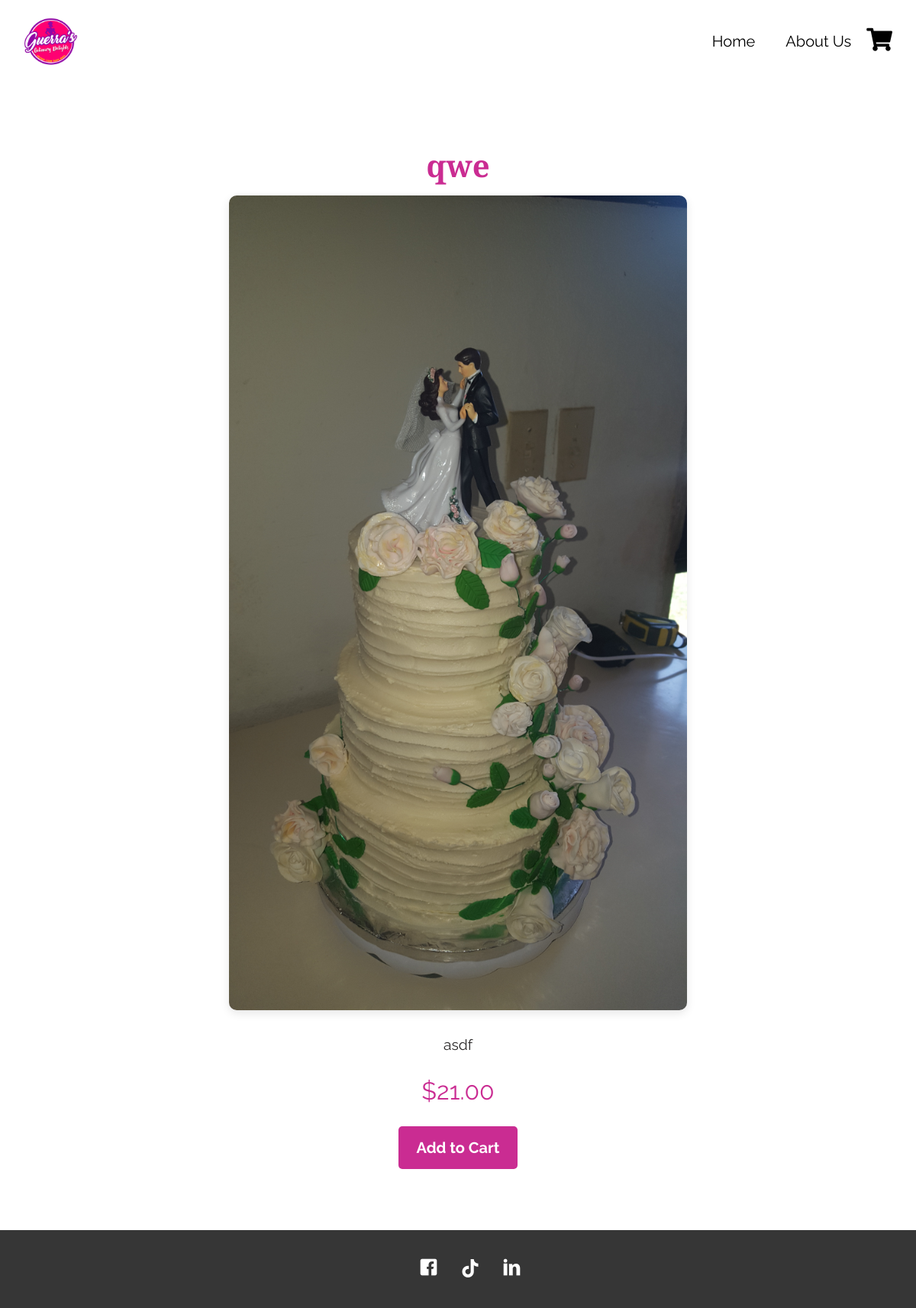
The page /product/9/ on the database its author committed.
### app/models.py (models this page shows, shortened)
class Product(models.Model):
    title=models.CharField(max_length=50)
    price=models.DecimalField(max_digits=5,decimal_places=2)
    simple_description=models.CharField(max_length=200)
    description=models.CharField(max_length=4000)
    image=models.ImageField(upload_to='photo')

### app/views.py (the view)
# urls.py: path('product/<int:product_id>/', views.product_detail, name='product_detail'),
def product_detail(request, product_id):
    product = get_object_or_404(Product, id=product_id)
    return render(request, 'product.html', {'product': product})

### app/templates/product.html
{% extends "base.html" %}
{% load static %}
{% block content %}
    <main class="product-section">
        <h3 class="product-title">{{ product.title }}</h3>
        <img src="{{ product.image.url }}" alt="{{ product.title }}" class="product-image">
        <div class="product-info">
            <p class="product-description">{{ product.description }}</p>
            <div class="product-price">${{ product.price }}</div>
            <a href="{% url 'add_to_cart' product_id=product.id %}" class="add-to-cart">Add to Cart</a>
        </div>
    </main>
    {% endblock content %}

### staticfiles/css/style.css (style rules this page uses)
html { overflow-x: hidden; }
body { font-family: "Raleway", sans-serif; background: #fff; font-size: 20px; line-height: 1.6; color: #2c2a2a; }
a { -webkit-transition: .3s all ease; -o-transition: .3s all ease; transition: .3s all ease; color: #ca2c92; }
h1, h2, h3, h4, h5, .h1, .h2, .h3, .h4, .h5 { line-height: 1.45; color: #000; font-family: "Playfair Display", serif; font-weight: bold; }
.product-section { padding: 80px 20px; display: flex; flex-direction: column; align-items: center; }
.product-image { width: 100%; max-width: 600px; height: auto; border-radius: 10px; box-shadow: 0 4px 12px rgba(0, 0, 0, 0.1); }
.product-info { margin-top: 30px; text-align: center; }
.product-title { font-size: 2.5rem; color: #ca2c92; margin-bottom: 10px; }
.product-description { font-size: 1.2rem; line-height: 1.6; margin-bottom: 20px; }
.product-price { font-size: 2rem; color: #ca2c92; margin-bottom: 20px; }
.add-to-cart { display: inline-block; padding: 12px 24px; background-color: #ca2c92; color: white; text-decoration: none; border-radius: 5px; transition: background-color 0.3s; font-weight: bold; }

### rows shown on the page
Product: title "qwe", image (picture), description "asdf", price "21.00"
